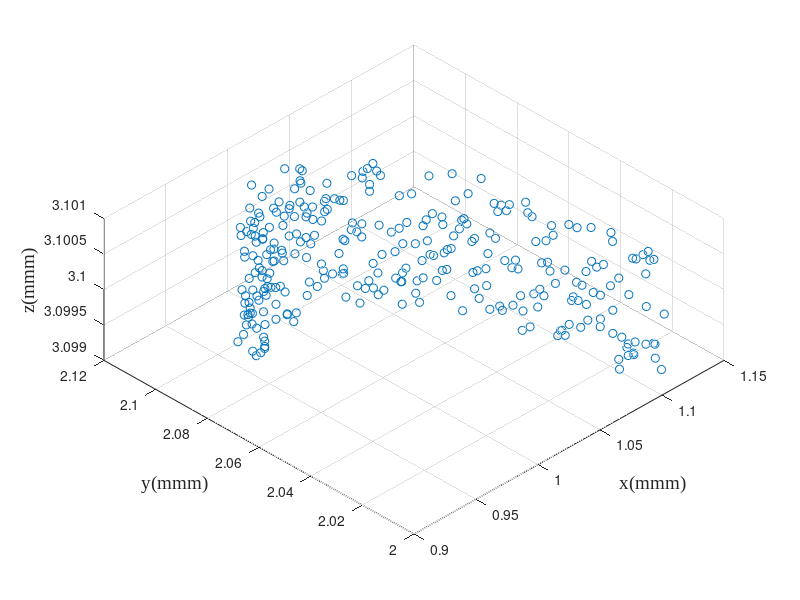

This chart was generated by the following MATLAB code: (Note: this script raises an error after producing the figure.)
% 给定刀具波纹度拟合曲线和已加工曲面拟合曲线，给定残高，求各个刀位点的切宽
% 方案：先求切宽和残高的定量关系；然后考虑如何移动各个刀位点，微调来获得所要求的残高
close all;
clear; clc;
addpath(genpath('funcs'));

% global variables
% global textFontSize textFontType unit fitMethod paramMethod;
FitMethod = 'Levenberg-Marquardt';
ParamMethod = 'centripetal';
unit = 'mm';
textFontSize = 14;
textFontType = 'Times New Roman';

%% simulation initialization
debug = 3;
switch debug
    case 2 % 2D tool profile simulation
        cx0 = 0; % unit: mm
        cy0 = 0; % unit: mm
        r0 = 0.1; % unit: mm
        noise = 0.03;
        zNoise = 0.01;
        theta = linspace(0,2*pi/3,200);
        r = r0*(1 - noise + 2*noise*rand(1,length(theta)));
        toolOri(1,:) = r.*cos(theta) + cx0;
        toolOri(2,:) = r.*sin(theta) + cy0;
        toolOri(3,:) = zeros(1,length(theta));
        rmse0 = sqrt(...
                    sum(...
                        ((toolOri(1,:) - cx0).^2 + (toolOri(2,:) - cy0).^2 - r0^2).^2) ...
                /length(theta));
        clear theta r;
    case 3 % 3D tool profile simulation
        cx0 = 1; % unit:mm
        cy0 = 2; % unit:mm
        cz0 = 3; % unit:mm
        r0 = 0.1; % unit:mm
        noise = 0.05;
        zNoise = 0.01;
        theta = linspace(0,2*pi/3,300);
        r = r0*(1 - noise + 2*noise*rand(1,length(theta)));
        toolOri(1,:) = cx0 + r.*cos(theta);
        toolOri(2,:) = cy0 + r.*sin(theta);
        toolOri(3,:) = cz0 + r0*(1 - zNoise + 2*zNoise*rand(1,length(theta)));
        rmse0 = sqrt( ...
            sum((toolOri - ndgrid([cx0;cy0;cz0],1:length(theta)).^2),2) ...
            /length(theta));
        clear theta r;
    otherwise
        toolInput = inputdlg({'Tool fitting method','Tool parameterization method', ...
            'Unit','Font type in figure','Font size in figure'}, ...
            'Tool Processing Input', ...
            [1 20; 1 20; 1 20; 1 20; 1 20], ...
            {'Levenberg-Marquardt','centripetal','\mu m','Times New Roman','14'}, ...
            'WindowStyle');
        FitMethod = toolInput{1};
        ParamMethod = toolInput{2};
        unit = toolInput{3};
        textFontType = toolInput{4};
        textFontSize = str2double(toolInput{5});
        % tool measurement file loading
        [fileName,dirName] = uigetfile({ ...
            '*.mat','MAT-files(*.mat)'; ...
            '*.txt','text-files(*.txt)'; ...
            '*.*','all files(*.*)'...
            }, ...
            'Select one tool tip measurement data', ...
            'Tool\', ...
            'MultiSelect','off');
        pathName = fullfile(dirName,fileName);
        dataOri = load(pathName); % load from file, n*2 matrix
        % data pre-processing
        toolOri = dataOri;
end

f1 = figure('Name','original scatters of the tool');
scatter3(toolOri(1,:),toolOri(2,:),toolOri(3,:));
hold on; grid on;
% axis equal;
xlabel(['x(',unit,'m)'],'FontSize',textFontSize,'FontName',textFontType);
ylabel(['y(',unit,'m)'],'FontSize',textFontSize,'FontName',textFontType);
zlabel(['z(',unit,'m)'],'FontSize',textFontSize,'FontName',textFontType);
view(-45,60);
clear theta theta1 theta2;

%% 由(x,y)图获得刃口圆心半径以及波纹度函数
nCPts = size(toolOri,2);
[~,radius,includedAngle,toolFit,rmseLsc] = toolFit3D(toolOri,FitMethod);
% plot the fitting results
f2 = figure('Name','tool sharpness fitting result');
xLim = 1.1*max(toolFit(1,:));
quiver(-xLim,0,2*xLim,0,'AutoScale','off','Color',[0,0,0],'MaxHeadSize',0.1); % X axis
hold on;
text(0.9*xLim,-.05*radius,'x','FontSize',textFontSize,'FontName',textFontType);
quiver(0,-0.2*radius,0,1.3*radius,'AutoScale','off','Color',[0,0,0],'MaxHeadSize',0.1); % Y axis
text(0.05*xLim,1.2*radius,'y','FontSize',textFontSize,'FontName',textFontType);
plot(toolFit(1,:),toolFit(2,:),'Color',[0,0.45,0.74]); % tool edge scatters
theta = (pi/2 - includedAngle/2):0.01:(pi/2 + includedAngle/2);
xtmp = radius*cos(theta);
ytmp = radius*sin(theta);
plot(xtmp,ytmp,'Color',[0.85,0.33,0.10]); % tool edge circle
scatter(0,0,'MarkerFaceColor',[0.85,0.33,0.10],'MarkerEdgeColor',[0.85,0.33,0.10]); % tool edge center
quiver(0,0,0,0.5*radius,'AutoScale','off','Color',[0.93,0.69,0.13], ...
    'LineWidth',2.5,'MaxHeadSize',0.3); % tool edge normal
line([0,xtmp(1)],[0,ytmp(1)],'LineStyle','--','Color',[0.85,0.33,0.10]);
line([0,xtmp(end)],[0,ytmp(end)],'LineStyle','--','Color',[0.85,0.33,0.10]);
% xlim([-1.1*xLim,1.1*xLim]);
axis equal;
% set(gca,'TickLabelInterpreter','tex');
xlabel(['x(',unit,'m)'],'FontSize',textFontSize,'FontName',textFontType);
ylabel(['y(',unit,'m)'],'FontSize',textFontSize,'FontName',textFontType);
legend('','','tool edge','tool fitting arc','tool center', ...
    'tool normal vector','Location','northeast');
clear xtmp ytmp theta xLim; % 删除画图的临时变量

% Cartesian coordinate to cylindrical coordinate
toolTheta = atan2(toolFit(2,:),toolFit(1,:));
toolR = vecnorm(toolFit,2,1);
figure('name','tool curve');
tiledlayout(2,1);
nexttile;
plot(toolTheta*180/pi,toolR); hold on;
title('tool curve','FontSize',textFontSize,'FontName',textFontType);
ylabel({'polar diameter',['(',unit,'m)']},'FontSize',textFontSize,'FontName',textFontType);
nexttile;
plot(toolTheta*180/pi,toolR - radius); hold on;
title('tool waviness','FontSize',textFontSize,'FontName',textFontType);
ylabel({'polar diameter error',['(',unit,'m)']},'FontSize',textFontSize,'FontName',textFontType);
xlabel('central angle\theta(°)','FontSize',textFontSize,'FontName',textFontType);

%% 车刀轮廓插值 two methods to interpolate
k = 3; % degree of the B-spline
u = 0:0.0002:1;
nPts = length(u);

% B-spline interpolate in the polar coordinate
[toolPt,toolBform] = bsplinePts_spapi(toolFit,k,u, ...
    'ParamMethod',ParamMethod,'CoordinateType','Cartesian'); 
toolCpts = toolBform.coefs;

% [toolCpts,U] = bSplineCpts(toolFit',k,'chord');
% toolDim = size(toolCpts,2);
% toolPt2 = zeros(nPts,toolDim);
% for i = 1:nPts
%     toolPt2(i,:) = bSplinePt(toolCpts,k,u(i),U);
% end
% toolPt2 = toolPt2';
% 
% plot the difference between the two
% figure('Name','Comparison between the self function and the Mathworks ons');
% tiledlayout(2,1,"TileSpacing","tight","Padding","tight");
% nexttile;
% plot(u',toolPt2(1,:) - toolPt(1,:)); hold on;
% ylabel('\Delta x');
% nexttile;
% plot(u',toolPt2(2,:) - toolPt(2,:)); hold on;
% ylabel('\Delta y');
% xlabel('u');

% plot the interpolation results
figure('Name','Tool Interpolation Results');
plot(toolFit(1,:),toolFit(2,:),'--.', ...
    'MarkerSize',8,'Color',[0,0.447,0.741]); hold on;
plot(toolCpts(1,:),toolCpts(2,:),'x','Color',[0.32,0.55,0.19],'MarkerSize',5);
plot(toolPt(1,:),toolPt(2,:),'Color',[0.635,0.078,0.184]);
axis equal
legend('Measured Pts','Control Pts','Fitting Pts','Location','best');

% plot the interpolation error
% figure('Name','Tool interpolation Error');

%% save the tool interpolation results
center = [0;0;0];
toolFit = [toolFit(1,:);zeros(1,nCPts);toolFit(2,:)];
toolBform.coefs = [toolBform.coefs(1,:);zeros(1,nCPts);toolBform.coefs(2,:)];
toolPt = [toolPt(1,:);zeros(1,nPts);toolPt(2,:)]; % get
toolEdgeNorm = [0;0;1];
cutDirect = [0;1;0];
toolDirect = [1;0;0];
[toolFileName,toolDirName,toolFileType] = uiputfile({ ...
        '*.mat','MAT-file(*.mat)'; ...
        '*.txt','text-file(.txt)';...
        '*.*','all file(*.*)';...
        }, ...
        'Select the directory and filename to save the tool model', ...
        ['output_data/tool/toolTheo',datestr(now,'yyyymmddTHHMMSS'),'.mat']);
toolFile = fullfile(toolDirName,toolFileName);
switch toolFileType
    case 0 % no saving files
        msgfig = msgbox("No tool model saved","Warning","warn","modal");
        uiwait(msgfig);
    case 1 % *.mat
        Comments = cell2mat(inputdlg( ...
            'Enter Comment of the tool model:', ...
            'Saving Comments', ...
            [5 60], ...
            string(datestr(now))));
        save(toolFile,"Comments","unit","FitMethod","ParamMethod", ... % comments and notes
            "center","radius","includedAngle", ... % tool fitting results
            "toolEdgeNorm","toolDirect","cutDirect","toolBform", ... % tool interpolation results
            "toolPt","toolFit"); % auxiliary data
        % toolPt, toolCpts, toolFit are useless in the following process at present
    otherwise
        msgfig = msgbox("File type error","Error","error","modal");
        uiwait(msgfig);
end

%%
% rmpath(genpath('funcs'));
